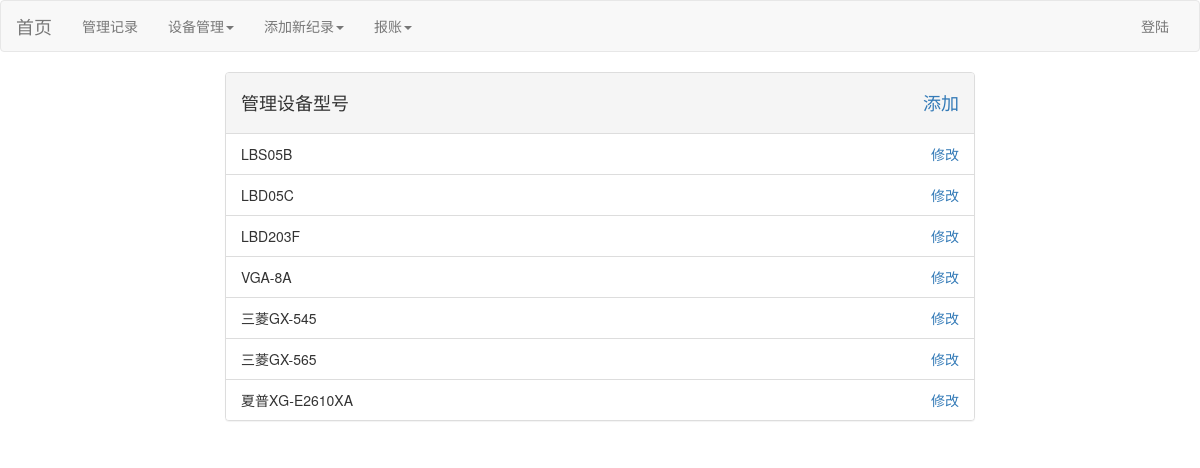
Page /management/unit_models/6?group=1 on the committed database.
### notes/models.py (models this page shows)
class Unit_models(models.Model):
    设备类型 = models.ForeignKey(Unit_types,on_delete = models.DO_NOTHING)
    型号 = models.CharField(max_length = 30)
    def __str__(self):
        return self.型号
    class Meta:
        verbose_name = '设备型号'
        verbose_name_plural = '设备型号'

### notes/views.py (the view)
# urls.py: path('management/unit_models/<int:user_id>' , management_unit_models , name = 'management_unit_models'),
def management_unit_models(request , user_id):
    unit_models = Unit_models.objects.filter(设备类型__customer__group__user__id = user_id)
    context = {}
    context['others'] = unit_models
    context['title'] = '管理设备型号'
    context['urls'] = 'new_unit_model'
    context['urls_c'] = 'edit_unit_model'
    context['group_id'] = request.GET.get('group')
    return render(request , 'management_others.html' , context)

### notes/templates/management_others.html (shortened to what this page needs)
{%extends 'user_admin_base.html'%}
{% load staticfiles %}
{%block body1%}
<div class="container">
	<div class="row">
			<div class="col-xs-12 col-sm-8 col-sm-offset-2">
				<div class="panel panel-default">
					<div class="panel-heading">
						<div class="panel-title">
							<h4>
							{{title}}
							<a href="{% url urls user.id%}?group={{group_id}}" class="pull-right">添加</a>
						</div>
					</div>
					<ul class="list-group">
       				{%for other in others%}
        				<li class="list-group-item">
        					{{other}}<a href="{%url urls_c other.id%}?group={{group_id}}" class="pull-right">修改</a>
        				</li>
					{%endfor%}
				</div>
			</div>
	</div>
</div>
{%endblock%}

### rows in the picture
Unit_models: 型号 "LBS05B"
Unit_models: 型号 "LBD05C"
Unit_models: 型号 "LBD203F"
Unit_models: 型号 "VGA-8A"
Unit_models: 型号 "三菱GX-545"
Unit_models: 型号 "三菱GX-565"
Unit_models: 型号 "夏普XG-E2610XA"

### other values in the picture
{{ title }} "管理设备型号"
